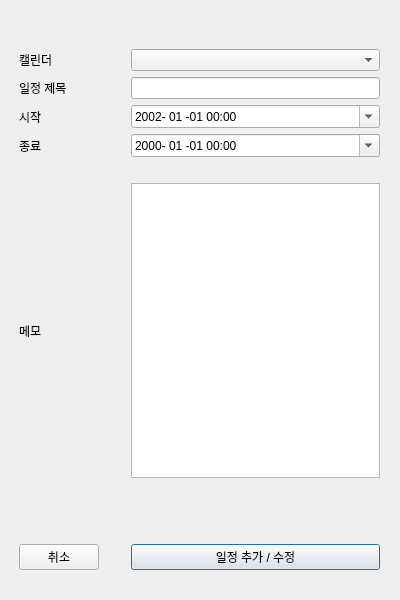
<?xml version="1.0" encoding="UTF-8"?>
<ui version="4.0">
 <class>EventDialog</class>
 <widget class="QDialog" name="EventDialog">
  <property name="geometry">
   <rect>
    <x>0</x>
    <y>0</y>
    <width>400</width>
    <height>600</height>
   </rect>
  </property>
  <property name="windowTitle">
   <string>Dialog</string>
  </property>
  <widget class="QWidget" name="gridLayoutWidget">
   <property name="geometry">
    <rect>
     <x>-1</x>
     <y>49</y>
     <width>401</width>
     <height>521</height>
    </rect>
   </property>
   <layout class="QGridLayout" name="gridLayout">
    <item row="3" column="1">
     <widget class="QLabel" name="endLabel">
      <property name="text">
       <string>종료</string>
      </property>
     </widget>
    </item>
    <item row="6" column="2">
     <spacer name="verticalSpacer">
      <property name="orientation">
       <enum>Qt::Orientation::Vertical</enum>
      </property>
      <property name="sizeHint" stdset="0">
       <size>
        <width>20</width>
        <height>40</height>
       </size>
      </property>
     </spacer>
    </item>
    <item row="3" column="3">
     <widget class="QDateTimeEdit" name="dateTimeEdit_2">
      <property name="maximumDateTime">
       <datetime>
        <hour>23</hour>
        <minute>59</minute>
        <second>59</second>
        <year>2100</year>
        <month>12</month>
        <day>31</day>
       </datetime>
      </property>
      <property name="minimumDateTime">
       <datetime>
        <hour>0</hour>
        <minute>0</minute>
        <second>0</second>
        <year>1970</year>
        <month>9</month>
        <day>14</day>
       </datetime>
      </property>
      <property name="displayFormat">
       <string>yyyy- MM -dd HH:mm</string>
      </property>
      <property name="calendarPopup">
       <bool>true</bool>
      </property>
     </widget>
    </item>
    <item row="1" column="3">
     <widget class="QLineEdit" name="edtTitle"/>
    </item>
    <item row="6" column="1">
     <widget class="QLabel" name="memoLabel">
      <property name="text">
       <string>메모</string>
      </property>
     </widget>
    </item>
    <item row="6" column="0">
     <spacer name="verticalSpacer_2">
      <property name="orientation">
       <enum>Qt::Orientation::Vertical</enum>
      </property>
      <property name="sizeHint" stdset="0">
       <size>
        <width>20</width>
        <height>40</height>
       </size>
      </property>
     </spacer>
    </item>
    <item row="5" column="1">
     <spacer name="horizontalSpacer_2">
      <property name="orientation">
       <enum>Qt::Orientation::Horizontal</enum>
      </property>
      <property name="sizeHint" stdset="0">
       <size>
        <width>40</width>
        <height>20</height>
       </size>
      </property>
     </spacer>
    </item>
    <item row="1" column="1">
     <widget class="QLabel" name="titleLabel">
      <property name="text">
       <string>일정 제목</string>
      </property>
     </widget>
    </item>
    <item row="10" column="1">
     <widget class="QPushButton" name="cancelButton">
      <property name="text">
       <string>취소</string>
      </property>
      <property name="autoDefault">
       <bool>false</bool>
      </property>
     </widget>
    </item>
    <item row="9" column="1">
     <spacer name="horizontalSpacer_3">
      <property name="orientation">
       <enum>Qt::Orientation::Horizontal</enum>
      </property>
      <property name="sizeHint" stdset="0">
       <size>
        <width>40</width>
        <height>20</height>
       </size>
      </property>
     </spacer>
    </item>
    <item row="10" column="3">
     <widget class="QPushButton" name="submitButton">
      <property name="text">
       <string>일정 추가 / 수정</string>
      </property>
      <property name="autoDefault">
       <bool>false</bool>
      </property>
      <property name="default">
       <bool>true</bool>
      </property>
     </widget>
    </item>
    <item row="0" column="3">
     <widget class="QComboBox" name="cmbCalendar"/>
    </item>
    <item row="6" column="3">
     <widget class="QPlainTextEdit" name="txtMemo"/>
    </item>
    <item row="7" column="1">
     <spacer name="horizontalSpacer">
      <property name="orientation">
       <enum>Qt::Orientation::Horizontal</enum>
      </property>
      <property name="sizeHint" stdset="0">
       <size>
        <width>40</width>
        <height>20</height>
       </size>
      </property>
     </spacer>
    </item>
    <item row="2" column="1">
     <widget class="QLabel" name="startLabel">
      <property name="text">
       <string>시작</string>
      </property>
     </widget>
    </item>
    <item row="0" column="1">
     <widget class="QLabel" name="cmbCalLabel">
      <property name="text">
       <string>캘린더</string>
      </property>
     </widget>
    </item>
    <item row="2" column="3">
     <widget class="QDateTimeEdit" name="dateTimeEdit">
      <property name="dateTime">
       <datetime>
        <hour>0</hour>
        <minute>0</minute>
        <second>1</second>
        <year>2002</year>
        <month>1</month>
        <day>1</day>
       </datetime>
      </property>
      <property name="maximumDateTime">
       <datetime>
        <hour>23</hour>
        <minute>59</minute>
        <second>59</second>
        <year>2100</year>
        <month>12</month>
        <day>31</day>
       </datetime>
      </property>
      <property name="minimumDateTime">
       <datetime>
        <hour>0</hour>
        <minute>0</minute>
        <second>0</second>
        <year>1970</year>
        <month>9</month>
        <day>14</day>
       </datetime>
      </property>
      <property name="displayFormat">
       <string>yyyy- MM -dd HH:mm</string>
      </property>
      <property name="calendarPopup">
       <bool>true</bool>
      </property>
     </widget>
    </item>
    <item row="6" column="4">
     <spacer name="verticalSpacer_3">
      <property name="orientation">
       <enum>Qt::Orientation::Vertical</enum>
      </property>
      <property name="sizeHint" stdset="0">
       <size>
        <width>20</width>
        <height>40</height>
       </size>
      </property>
     </spacer>
    </item>
    <item row="8" column="1" colspan="3">
     <widget class="QLabel" name="lblHint">
      <property name="text">
       <string/>
      </property>
     </widget>
    </item>
   </layout>
  </widget>
 </widget>
 <resources/>
 <connections/>
</ui>
